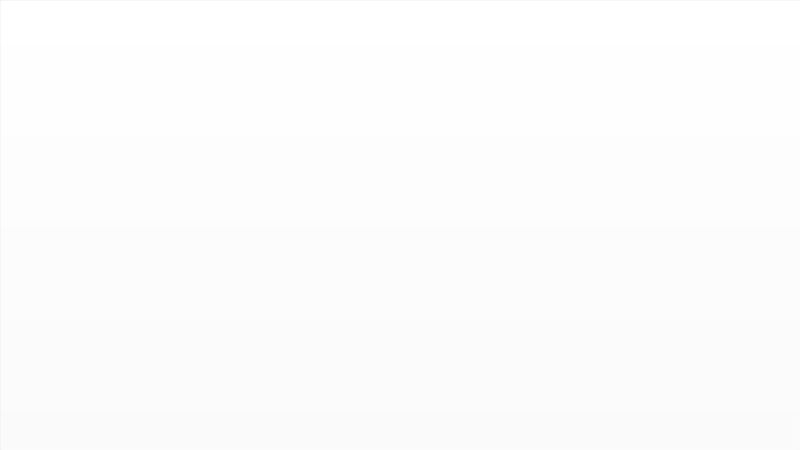
<?xml version="1.0" encoding="UTF-8"?>
<ui version="4.0">
 <class>MainWindow</class>
 <widget class="QMainWindow" name="MainWindow">
  <property name="geometry">
   <rect>
    <x>0</x>
    <y>0</y>
    <width>800</width>
    <height>450</height>
   </rect>
  </property>
  <property name="maximumSize">
   <size>
    <width>800</width>
    <height>450</height>
   </size>
  </property>
  <property name="windowTitle">
   <string>The Backrooms</string>
  </property>
  <widget class="QWidget" name="centralwidget">
   <widget class="QLabel" name="label">
    <property name="geometry">
     <rect>
      <x>0</x>
      <y>0</y>
      <width>801</width>
      <height>451</height>
     </rect>
    </property>
    <property name="text">
     <string/>
    </property>
    <property name="pixmap">
     <pixmap>../img/congrats.png</pixmap>
    </property>
   </widget>
   <widget class="QPushButton" name="exitBtn">
    <property name="geometry">
     <rect>
      <x>0</x>
      <y>0</y>
      <width>801</width>
      <height>451</height>
     </rect>
    </property>
    <property name="styleSheet">
     <string notr="true">background-color: rgba(255, 255, 255, 0);</string>
    </property>
    <property name="text">
     <string/>
    </property>
    <property name="flat">
     <bool>false</bool>
    </property>
   </widget>
  </widget>
 </widget>
 <resources/>
 <connections/>
</ui>
